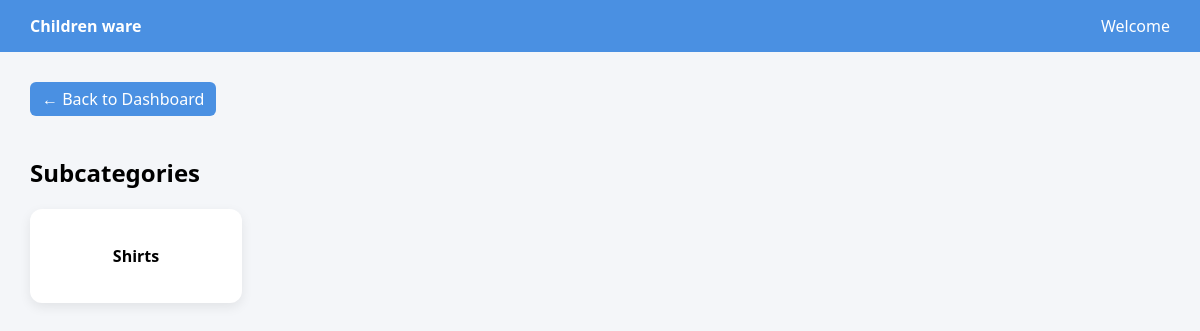
The page /category/6/ (signed in) on the database as committed earlier.
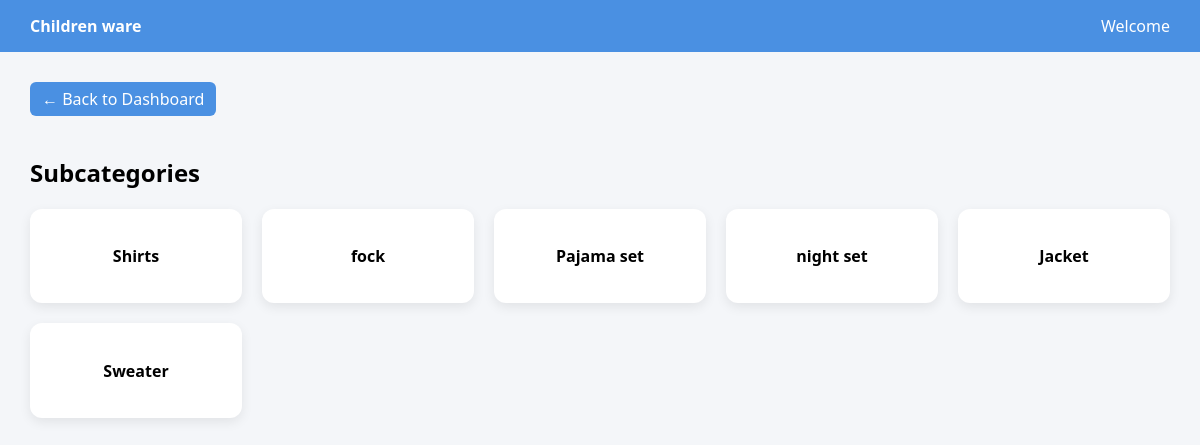
The same page on the database as committed later.
### category/models.py (models this page shows, shortened)
class SubCategory(models.Model):
    category = models.ForeignKey(
        Category,
        on_delete=models.CASCADE,
        related_name="subcategories"
    )
    name = models.CharField(max_length=100)
    image = models.ImageField(upload_to='subcategory_images/', blank=True, null=True)

### category/views.py (the view)
# urls.py: path("category/<int:category_id>/", views.category_view, name="category"),
@login_required
def category_view(request, category_id):
    category = get_object_or_404(Category, id=category_id)
    subcategories = SubCategory.objects.filter(category=category)
    return render(request, "category.html", {
        "category": category,
        "subcategories": subcategories
    })

### category/templates/category.html (shortened to what this page needs)
<!DOCTYPE html>
<html>
<head>
</head>
<body>
<div class="header">
    <div><strong>{{ category.name }}</strong></div>
    <div>Welcome {{ username }}</div>
</div>
<div class="container">
    <a href="{% url 'dashboard' %}" class="back">← Back to Dashboard</a>
    <h2>Subcategories</h2>
    <div class="grid">
        {% for sub in subcategories %}
        <a href="{% url 'subcategory' sub.id %}">
            <div class="card">
                <h4>{{ sub.name }}</h4>
            </div>
        </a>
        {% empty %}
            <p>No subcategories available.</p>
        {% endfor %}
    </div>
</div>
</body>
</html>

Rows that differ between the two databases and show on the page:
added SubCategory: name "fock"
added SubCategory: name "Pajama set"
added SubCategory: name "night set"
added SubCategory: name "Jacket"
added SubCategory: name "Sweater"
